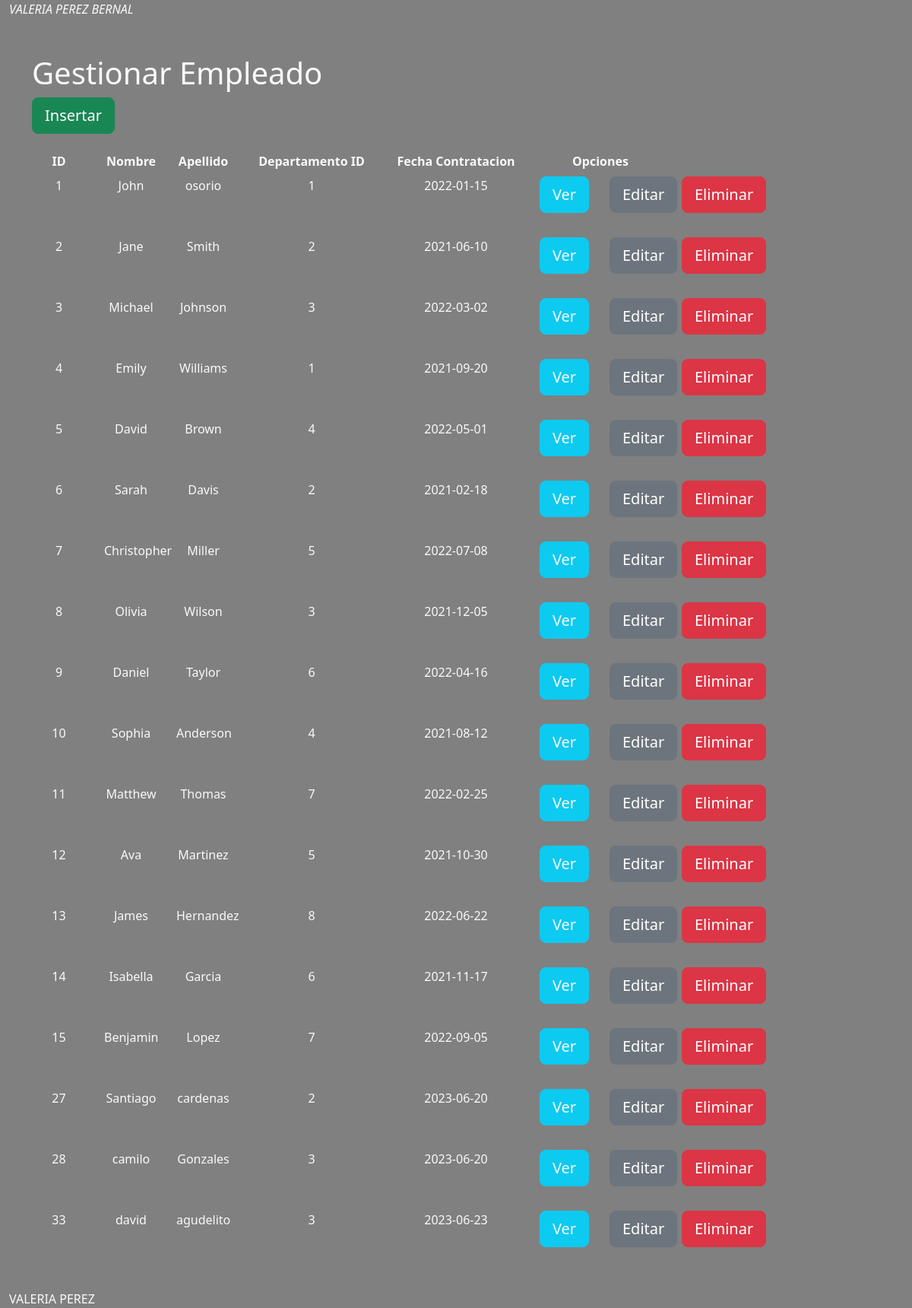
The page /views/list_empleados.php on the database its author committed.
### tables this page shows
CREATE TABLE `empleados` (
  `ID` int(11) NOT NULL,
  `NombreEmp` varchar(255) DEFAULT NULL,
  `Apellido` varchar(255) DEFAULT NULL,
  `DepartamentoID` int(11) DEFAULT NULL,
  `FechaContratacion` date DEFAULT NULL
);

### core/Connection.php (called while the page is built, shortened)
<?php
abstract class Connection
{
    public function __construct()
    {
        try
        {
            $this->dbConnection = new PDO(DB_DRIVER . ':host=' . DB_HOST . ';dbname=' . DB_NAME, DB_USER, DB_PASS);
        } catch (PDOException $ex) {
            echo $ex->getMessage();
            die();
        }
    }
}
?>

### controllers/Empleados.control.php (called while the page is built, shortened)
<?php
$rutaCarpeta = rtrim(dirname($_SERVER['PHP_SELF']), '/\\');
$rutaProyecto = explode("/", $rutaCarpeta);
require_once $_SERVER['DOCUMENT_ROOT']. "/" . $rutaProyecto[1] .'/models/Empleado.class.php';
class EmpleadoControl
{
    public function list_empleado()
    {
        $empleado_obj = new Empleado();
        $empleados = $empleado_obj->getAll();
        return $empleados;
    }
}

### models/Empleado.class.php (called while the page is built, shortened)
<?php
$rutaCarpeta = rtrim(dirname($_SERVER['PHP_SELF']), '/\\');
$rutaProyecto = explode("/", $rutaCarpeta);
require_once $_SERVER['DOCUMENT_ROOT']. "/" . $rutaProyecto[1] .'/core/Connection.php';
class Empleado extends Connection
{
    public function getAll()
    {
        try {
            $sql = $this->dbConnection->prepare("SELECT * FROM empleados");
            $sql->execute();
            $resultSet = null;
            while ($row = $sql->fetch(PDO::FETCH_OBJ)) {
                $resultSet[] = $row;
            }
            return $resultSet;
        } catch (PDOException $ex) {
            echo $ex->getMessage();
            die();
        }
    }
}
?>

### views/list_empleados.php (the view, shortened to what this page needs)
<?php
    include_once "../controllers/Empleados.control.php";
?>
<!doctype html>
<html lang="en">
<head>
    <link href="https://cdn.jsdelivr.net/npm/bootstrap@5.3.0/dist/css/bootstrap.min.css" rel="stylesheet">
</head>
<body style="background-color: gray;">
    <form action="" method="GET">
    <?php
        $empleado_obj = new EmpleadoControl();
        $empleado = $empleado_obj->list_empleado();
    ?>
    <div class="container-fluid backg1 text-light" style="font-style: italic;">
  VALERIA PEREZ BERNAL
</div><br><br>
    <div class="container">
        <h1 class="text-light">Gestionar Empleado</h1>
        <div class="row">
            <div class="col">
                <a class="btn btn-success btn-lg" href="agg_empleados.php" role="button">Insertar</a>
            </div>
        </div>
        <br>
        <div class="row text-light mb-2 text-center" style="font-weight: bold; color: black;">
            <div class="col-1">ID</div>
            <div class="col-1">Nombre</div>
            <div class="col-1">Apellido</div>
            <div class="col-2">Departamento ID</div>
            <div class="col-2">Fecha Contratacion</div>
            <div class="col-2">Opciones</div>
        </div>
        <?php foreach ($empleado as $item) {?>
        <div class="row text-light mb-2 text-center">
            <div class="col-1"><?php echo $item->ID; ?></div>
            <div class="col-1"><?php echo $item->NombreEmp; ?></div>
            <div class="col-1"><?php echo $item->Apellido; ?></div>
            <div class="col-2"><?php echo $item->DepartamentoID; ?></div>
            <div class="col-2"><?php echo $item->FechaContratacion; ?></div>
            <div class="col-1   ">
                <a class="btn btn-info btn-lg text-light" href="ver_empleados.php?ID=<?php echo $item->ID; ?>" role="button">Ver</a>
            </div>
            <div class="col-1">
                <a class="btn btn-secondary btn-lg"
                href="edit_empleados.php?ID=<?php echo $item->ID; ?>" role="button">Editar</a>
            </div>
            <div class="col-1">
                <a class="btn btn-danger btn-lg" href="eliminar_empleado.php?ID=<?php echo $item->ID; ?>" role="button">Eliminar</a>
            </div>
        </div><br>
        <?php }?>
    </div>
    <br>
    <div class="container-fluid backg1 text-light">VALERIA PEREZ</div>
    </form>
</body>
</html>

### rows shown on the page
empleados: ID "1", NombreEmp "John", Apellido "osorio", DepartamentoID "1", FechaContratacion "2022-01-15"
empleados: ID "2", NombreEmp "Jane", Apellido "Smith", DepartamentoID "2", FechaContratacion "2021-06-10"
empleados: ID "3", NombreEmp "Michael", Apellido "Johnson", DepartamentoID "3", FechaContratacion "2022-03-02"
empleados: ID "4", NombreEmp "Emily", Apellido "Williams", DepartamentoID "1", FechaContratacion "2021-09-20"
empleados: ID "5", NombreEmp "David", Apellido "Brown", DepartamentoID "4", FechaContratacion "2022-05-01"
empleados: ID "6", NombreEmp "Sarah", Apellido "Davis", DepartamentoID "2", FechaContratacion "2021-02-18"
empleados: ID "7", NombreEmp "Christopher", Apellido "Miller", DepartamentoID "5", FechaContratacion "2022-07-08"
empleados: ID "8", NombreEmp "Olivia", Apellido "Wilson", DepartamentoID "3", FechaContratacion "2021-12-05"
empleados: ID "9", NombreEmp "Daniel", Apellido "Taylor", DepartamentoID "6", FechaContratacion "2022-04-16"
empleados: ID "10", NombreEmp "Sophia", Apellido "Anderson", DepartamentoID "4", FechaContratacion "2021-08-12"
empleados: ID "11", NombreEmp "Matthew", Apellido "Thomas", DepartamentoID "7", FechaContratacion "2022-02-25"
empleados: ID "12", NombreEmp "Ava", Apellido "Martinez", DepartamentoID "5", FechaContratacion "2021-10-30"
empleados: ID "13", NombreEmp "James", Apellido "Hernandez", DepartamentoID "8", FechaContratacion "2022-06-22"
empleados: ID "14", NombreEmp "Isabella", Apellido "Garcia", DepartamentoID "6", FechaContratacion "2021-11-17"
empleados: ID "15", NombreEmp "Benjamin", Apellido "Lopez", DepartamentoID "7", FechaContratacion "2022-09-05"
empleados: ID "27", NombreEmp "Santiago", Apellido "cardenas", DepartamentoID "2", FechaContratacion "2023-06-20"
empleados: ID "28", NombreEmp "camilo", Apellido "Gonzales", DepartamentoID "3", FechaContratacion "2023-06-20"
empleados: ID "33", NombreEmp "david", Apellido "agudelito", DepartamentoID "3", FechaContratacion "2023-06-23"
